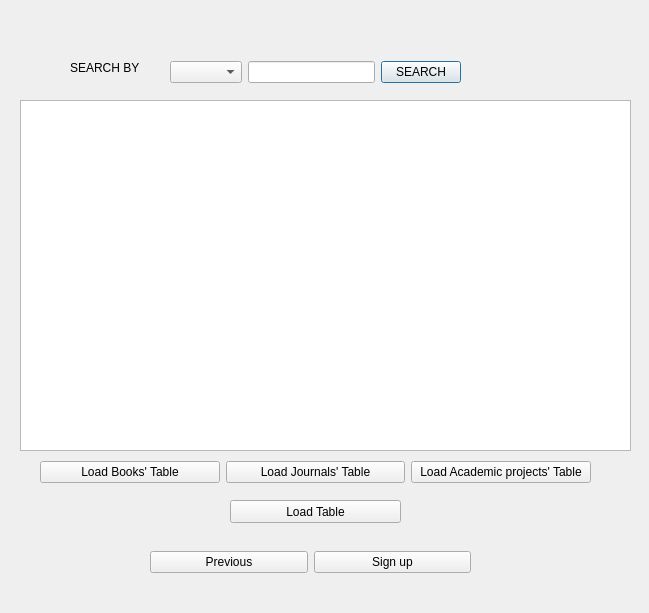
<?xml version="1.0" encoding="UTF-8"?>
<ui version="4.0">
 <class>GestDialog</class>
 <widget class="QDialog" name="GestDialog">
  <property name="geometry">
   <rect>
    <x>0</x>
    <y>0</y>
    <width>649</width>
    <height>613</height>
   </rect>
  </property>
  <property name="windowTitle">
   <string>Dialog</string>
  </property>
  <widget class="QWidget" name="layoutWidget_23">
   <property name="geometry">
    <rect>
     <x>170</x>
     <y>60</y>
     <width>291</width>
     <height>25</height>
    </rect>
   </property>
   <layout class="QHBoxLayout" name="horizontalLayout_26">
    <item>
     <widget class="QComboBox" name="comboBox_search_doc"/>
    </item>
    <item>
     <widget class="QLineEdit" name="search_2"/>
    </item>
    <item>
     <widget class="QPushButton" name="Search_doc">
      <property name="text">
       <string>SEARCH</string>
      </property>
     </widget>
    </item>
   </layout>
  </widget>
  <widget class="QTableView" name="tableView_2">
   <property name="geometry">
    <rect>
     <x>20</x>
     <y>100</y>
     <width>611</width>
     <height>351</height>
    </rect>
   </property>
  </widget>
  <widget class="QPushButton" name="pushButton_12">
   <property name="geometry">
    <rect>
     <x>230</x>
     <y>500</y>
     <width>171</width>
     <height>23</height>
    </rect>
   </property>
   <property name="text">
    <string>Load Table</string>
   </property>
  </widget>
  <widget class="QLabel" name="label_25">
   <property name="geometry">
    <rect>
     <x>70</x>
     <y>60</y>
     <width>71</width>
     <height>16</height>
    </rect>
   </property>
   <property name="text">
    <string>SEARCH BY :</string>
   </property>
  </widget>
  <widget class="QWidget" name="layoutWidget">
   <property name="geometry">
    <rect>
     <x>150</x>
     <y>550</y>
     <width>321</width>
     <height>25</height>
    </rect>
   </property>
   <layout class="QHBoxLayout" name="horizontalLayout">
    <item>
     <widget class="QPushButton" name="pushButton_2">
      <property name="text">
       <string>Previous</string>
      </property>
     </widget>
    </item>
    <item>
     <widget class="QPushButton" name="pushButton_Signup">
      <property name="text">
       <string>Sign up</string>
      </property>
     </widget>
    </item>
   </layout>
  </widget>
  <widget class="QWidget" name="layoutWidget_24">
   <property name="geometry">
    <rect>
     <x>40</x>
     <y>460</y>
     <width>551</width>
     <height>25</height>
    </rect>
   </property>
   <layout class="QHBoxLayout" name="horizontalLayout_27">
    <item>
     <widget class="QPushButton" name="pushButton_9">
      <property name="text">
       <string>Load Books' Table</string>
      </property>
     </widget>
    </item>
    <item>
     <widget class="QPushButton" name="pushButton_10">
      <property name="text">
       <string>Load Journals' Table</string>
      </property>
     </widget>
    </item>
    <item>
     <widget class="QPushButton" name="pushButton_11">
      <property name="text">
       <string>Load Academic projects' Table</string>
      </property>
     </widget>
    </item>
   </layout>
  </widget>
 </widget>
 <resources/>
 <connections/>
</ui>
